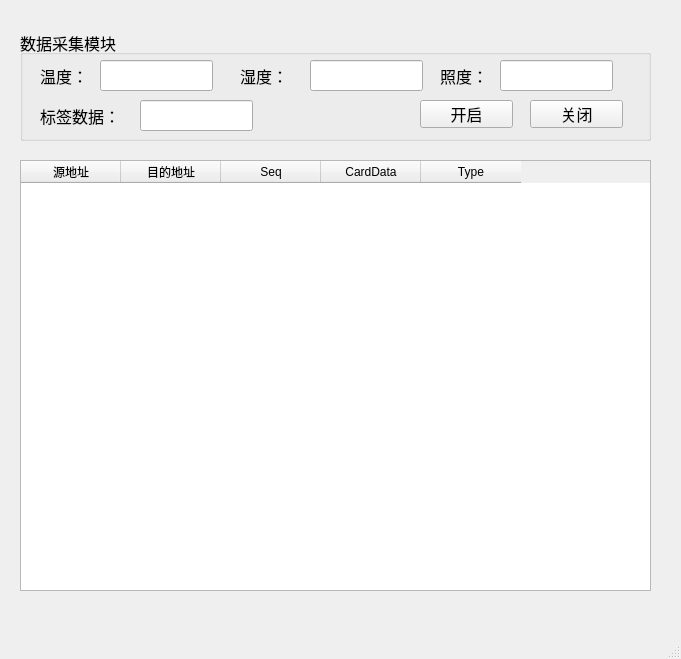
<?xml version="1.0" encoding="UTF-8"?>
<ui version="4.0">
 <class>MainWindow</class>
 <widget class="QMainWindow" name="MainWindow">
  <property name="geometry">
   <rect>
    <x>0</x>
    <y>0</y>
    <width>681</width>
    <height>659</height>
   </rect>
  </property>
  <property name="windowTitle">
   <string>MainWindow</string>
  </property>
  <widget class="QWidget" name="centralwidget">
   <widget class="QTableWidget" name="tableWidget">
    <property name="geometry">
     <rect>
      <x>20</x>
      <y>160</y>
      <width>631</width>
      <height>431</height>
     </rect>
    </property>
    <column>
     <property name="text">
      <string>源地址</string>
     </property>
    </column>
    <column>
     <property name="text">
      <string>目的地址</string>
     </property>
    </column>
    <column>
     <property name="text">
      <string>Seq</string>
     </property>
    </column>
    <column>
     <property name="text">
      <string>CardData</string>
     </property>
    </column>
    <column>
     <property name="text">
      <string>Type</string>
     </property>
    </column>
   </widget>
   <widget class="QGroupBox" name="groupBox">
    <property name="geometry">
     <rect>
      <x>20</x>
      <y>30</y>
      <width>631</width>
      <height>111</height>
     </rect>
    </property>
    <property name="font">
     <font>
      <pointsize>12</pointsize>
     </font>
    </property>
    <property name="title">
     <string>数据采集模块</string>
    </property>
    <widget class="QLabel" name="label">
     <property name="geometry">
      <rect>
       <x>20</x>
       <y>30</y>
       <width>72</width>
       <height>31</height>
      </rect>
     </property>
     <property name="text">
      <string>温度：</string>
     </property>
    </widget>
    <widget class="QLabel" name="label_2">
     <property name="geometry">
      <rect>
       <x>220</x>
       <y>30</y>
       <width>72</width>
       <height>31</height>
      </rect>
     </property>
     <property name="text">
      <string>湿度：</string>
     </property>
    </widget>
    <widget class="QLabel" name="label_3">
     <property name="geometry">
      <rect>
       <x>420</x>
       <y>30</y>
       <width>72</width>
       <height>31</height>
      </rect>
     </property>
     <property name="text">
      <string>照度：</string>
     </property>
    </widget>
    <widget class="QLineEdit" name="lineEdit">
     <property name="geometry">
      <rect>
       <x>80</x>
       <y>30</y>
       <width>113</width>
       <height>31</height>
      </rect>
     </property>
    </widget>
    <widget class="QLineEdit" name="lineEdit_2">
     <property name="geometry">
      <rect>
       <x>290</x>
       <y>30</y>
       <width>113</width>
       <height>31</height>
      </rect>
     </property>
    </widget>
    <widget class="QLineEdit" name="lineEdit_3">
     <property name="geometry">
      <rect>
       <x>480</x>
       <y>30</y>
       <width>113</width>
       <height>31</height>
      </rect>
     </property>
    </widget>
    <widget class="QLabel" name="label_4">
     <property name="geometry">
      <rect>
       <x>20</x>
       <y>70</y>
       <width>91</width>
       <height>31</height>
      </rect>
     </property>
     <property name="text">
      <string>标签数据：</string>
     </property>
    </widget>
    <widget class="QLineEdit" name="lineEdit_4">
     <property name="geometry">
      <rect>
       <x>120</x>
       <y>70</y>
       <width>113</width>
       <height>31</height>
      </rect>
     </property>
    </widget>
    <widget class="QPushButton" name="pushButton">
     <property name="geometry">
      <rect>
       <x>400</x>
       <y>70</y>
       <width>93</width>
       <height>28</height>
      </rect>
     </property>
     <property name="text">
      <string>开启</string>
     </property>
    </widget>
    <widget class="QPushButton" name="pushButton_2">
     <property name="geometry">
      <rect>
       <x>510</x>
       <y>70</y>
       <width>93</width>
       <height>28</height>
      </rect>
     </property>
     <property name="text">
      <string>关闭</string>
     </property>
    </widget>
   </widget>
  </widget>
  <widget class="QMenuBar" name="menubar">
   <property name="geometry">
    <rect>
     <x>0</x>
     <y>0</y>
     <width>681</width>
     <height>26</height>
    </rect>
   </property>
  </widget>
  <widget class="QStatusBar" name="statusbar"/>
 </widget>
 <resources/>
 <connections/>
</ui>
